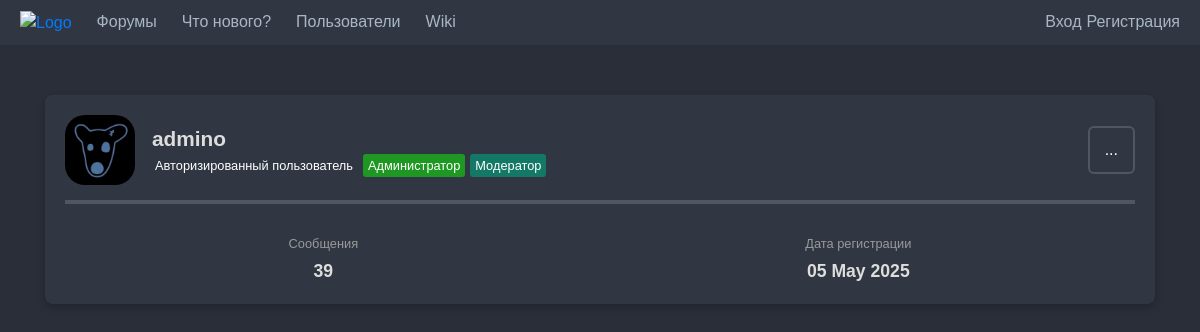
Page /profile/1/ on the committed database.
### data/users.py (models this page shows, shortened)
class User(SqlAlchemyBase, UserMixin):
    __tablename__ = 'users'
    id = sqlalchemy.Column(sqlalchemy.Integer, primary_key=True, unique=True, autoincrement=True)
    nickname = sqlalchemy.Column(sqlalchemy.String, nullable=False)
    about = sqlalchemy.Column(sqlalchemy.String, nullable=True)
    email = sqlalchemy.Column(sqlalchemy.String, unique=True, nullable=True)
    hashed_password = sqlalchemy.Column(sqlalchemy.String, nullable=False)
    created_date = sqlalchemy.Column(sqlalchemy.DateTime, default=datetime.datetime.now)
    has_avatar = sqlalchemy.Column(sqlalchemy.Boolean, nullable=False, default=False)
    avatar_format = sqlalchemy.Column(sqlalchemy.String)
    has_ban = sqlalchemy.Column(sqlalchemy.Boolean, nullable=False, default=False)
    reason_ban = sqlalchemy.Column(sqlalchemy.String)
    roles = sqlalchemy.orm.relationship("Role",
                                  secondary="role_to_user",
                                  backref="user")
    posts = sqlalchemy.orm.relationship('Post')

### data/roles.py (models this page shows)
class Role(SqlAlchemyBase):
    __tablename__ = 'roles'
    id = sqlalchemy.Column(sqlalchemy.Integer, primary_key=True, autoincrement=True)
    title = sqlalchemy.Column(sqlalchemy.String, nullable=False, unique=True)
    title_on_russian = sqlalchemy.Column(sqlalchemy.String, nullable=False, unique=True)
    background_color = sqlalchemy.Column(sqlalchemy.String, nullable=False)
    description = sqlalchemy.Column(sqlalchemy.String)
    permissions = orm.relationship("Permission",
                                  secondary="role_to_permission",
                                  backref="role")

### main.py (the view)
@app.route('/profile/<int:user_id>/')
def profile(user_id):
    session = db_session.create_session()
    view_user = session.query(User).filter(User.id == user_id).first()
    return render_template('profile.html', view_user=view_user)

### data/db_session.py (called while the page is built)
def create_session() -> Session:
    global __factory
    return __factory()

### templates/profile.html (shortened to what this page needs)
{% extends "base.html" %}
{% block content %}
<link rel="stylesheet" type="text/css" href="{{url_for('static', filename='css/profile.css')}}">
<div class="profile-block">
    <div class="user-info">
        <div class="user-avatar">
            {% if view_user.has_avatar %}
            <img src="/static/image/avatars/avatar_{{view_user.id}}.{{view_user.avatar_format}}">
            {% else %}
            S
            {% endif %}
        </div>
        <div class="user-details">
            <div class="user-name">{{view_user.nickname}}</div>
            <div class="user-roles">
                {% for role in view_user.roles %}
                <div style="background-color: #{{role.background_color}}">{{role.title_on_russian}}</div>
                {% endfor %}
            </div>
        </div>
        <div class="dropdown-hover-menu">
            <a href="#" class="dropdown-hover-button" id="dropdown-hover-button">...</a>
        </div>
    </div>
    <div class="user-stats">
        <div class="stat-item">
            <div class="stat-label">Сообщения</div>
            <div class="stat-value">{{view_user.posts|length}}</div>
        </div>
        <div class="stat-item">
            <div class="stat-label">Дата регистрации</div>
            <div class="stat-value">{{view_user.created_date.strftime("%d %b %Y")}}</div>
        </div>
    </div>
</div>
{% endblock content %}

### static/css/style.css (style rules this page uses)
body { background-color: #181a1b; color: #ddd; font-family: sans-serif; align-items: center; min-height: 100vh; margin: 0; padding: 0; }
.dropdown-hover-menu { position: relative; display: inline-block; }
.dropdown-hover-button { padding: 10px 15px; border-radius: 6px; cursor: pointer; text-decoration: none; display: inline-block; color: #fff; }

### static/css/dark.css (style rules this page uses)
body { background-color: #292e39; font-family: sans-serif; }
.dropdown-hover-button { background-color: #313742; border: 2px solid #505662; }
.profile-block { background-color: #313742; box-shadow: 0 4px 8px rgba(0, 0, 0, 0.2); }
.user-info { border-bottom: 4px solid #505662; }
.stat-label { color: #999; }

### static/css/profile.css (style rules this page uses)
.profile-block { align: center max-width: 450px; border-radius: 8px; padding: 20px; display: flex; flex-direction: column; align-items: stretch; }
.user-info { display: flex; align-items: center; margin-bottom: 30px; padding-bottom: 15px; }
.user-avatar { width: 70px; height: 70px; border-radius: 8px; display: flex; justify-content: center; align-items: center; font-size: 3em; margin-right: 15px; }
.user-details { flex: 1; }
.user-name { font-size: 1.3em; font-weight: bold; padding-left: 2px; }
.user-stats { display: flex; justify-content: space-around; }
.stat-item { display: flex; flex-direction: column; align-items: center; }
.stat-label { font-size: 0.8em; margin-bottom: 5px; }
.stat-value { font-size: 1.1em; font-weight: bold; }
.user-roles { display: flex; flex-wrap: wrap; align-items: center; }
.user-roles div { margin-right: 5px; padding: 2px 5px; border-radius: 3px; color: #fff; font-size: 0.8em; white-space: nowrap; }
.user-roles div:last-child { margin-right: 0; }
.user-avatar img { width: 100%; height: 100%; border-radius:20px; object-fit: cover; object-position: center; }

### rows in the picture
User: nickname "admino", created_date "05 May 2025"
Role: title_on_russian "Авторизированный пользователь"
Role: title_on_russian "Администратор"
Role: title_on_russian "Модератор"

### other values in the picture
{{ view_user.posts|length }} "39"
